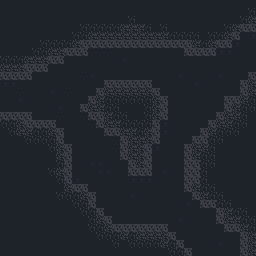

Tiled map render using the project's own tile images. Description and the map definition, with tile-layer contents summarised, below:
An orthogonal 32x32 tile map with 8x8 px tiles, 3 tile layers (back, walls, platforms) and 9 objects.

<map version="1.0" orientation="orthogonal" renderorder="right-down" width="32" height="32" tilewidth="8" tileheight="8" backgroundcolor="#1e2229">
 <properties>
  <property name="unity:scale" value="0.125" />
 </properties>
 <tileset firstgid="1" name="tiles2" tilewidth="8" tileheight="8">
  <image source="../img/tiles2.png" trans="5e81a2" width="128" height="128" />
  <tile id="0">
   <objectgroup draworder="index">
    <object x="0" y="0" width="8" height="8" />
   </objectgroup>
  </tile>
  <tile id="1">
   <objectgroup draworder="index">
    <object x="0" y="0" width="8" height="8" />
   </objectgroup>
  </tile>
  <tile id="2">
   <objectgroup draworder="index">
    <object x="0" y="0" width="8" height="8" />
   </objectgroup>
  </tile>
  <tile id="16">
   <objectgroup draworder="index">
    <object x="0" y="0" width="8" height="8" />
   </objectgroup>
  </tile>
  <tile id="17">
   <objectgroup draworder="index">
    <object x="0" y="0" width="8" height="8" />
   </objectgroup>
  </tile>
  <tile id="18">
   <objectgroup draworder="index">
    <object x="0" y="0" width="8" height="8" />
   </objectgroup>
  </tile>
  <tile id="32">
   <objectgroup draworder="index">
    <object x="0" y="0" width="8" height="8" />
   </objectgroup>
  </tile>
  <tile id="33">
   <objectgroup draworder="index">
    <object x="0" y="0" width="8" height="8" />
   </objectgroup>
  </tile>
  <tile id="34">
   <objectgroup draworder="index">
    <object x="0" y="0" width="8" height="8" />
   </objectgroup>
  </tile>
 </tileset>
 <layer name="back" width="32" height="32">
  <data>[1024 cells, 42 non-empty, 3 distinct tile ids]</data>
 </layer>
 <layer name="walls" width="32" height="32">
  <properties>
   <property name="unity:layer" value="collision" />
  </properties>
  <data>[1024 cells, 328 non-empty, 9 distinct tile ids]</data>
 </layer>
 <layer name="platforms" width="32" height="32">
  <data>[1024 cells, 0 non-empty, 0 distinct tile ids]</data>
 </layer>
</map>